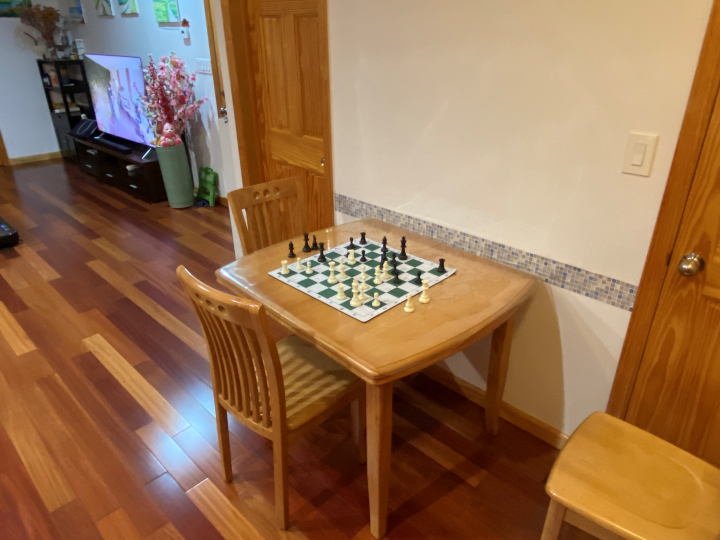
#> input picture Sams_X_corner/Far,corner.png, 1440 x 1080 px (shown at 1/2 size)
$ python RunContourSac.py   (older library calls are emulated)
#> lines starting #> are read from the running program, lines starting #| are printed output that depends on the picture
# coding=utf-8
import os
import cv2
from PIL import Image
import numpy as np
from ChessBoardDetector.Sams_X_corner import Brutesac
from functools import wraps
import time
from scipy.spatial import ConvexHull

@Brutesac.timed
def calculateOnFrame(gray):
  # and return M for chessboard from image
  pts = Brutesac.classifyImage(gray)

  # pts = np.loadtxt('example_pts.txt')
  pts = pts[:,[1,0]] # Switch rows/cols to x/y for plotting on an image

  # Get contours
  contours, hierarchy = getContours(gray, pts)

  # xcorner_map = np.zeros(gray.shape, dtype=np.uint8)
  # for pt in pts:
  #   cv2.circle(xcorner_map, tuple(pt), 5, 1, -1)

  contours, hierarchy = pruneContours(contours, hierarchy, pts)

  return pts, contours


# [111 lines left out: functions simplifyContours, updateCorners, pruneContours, getContours, contourSacChessboard, not called in this run]


@Brutesac.timed
def processFrame(frame, gray):
  pts, contours = calculateOnFrame(gray)

  raw_M, best_quad, best_offset, best_score, best_error_score = contourSacChessboard(pts, contours)
  if raw_M is not None:
    M_homog = Brutesac.refineHomography(pts, raw_M, best_offset)
  else:
    M_homog = None

  # Draw tiles found
  # cv2.drawContours(frame,contours,-1,(0,255,255),2)

  # Draw xcorner points
  for pt in pts:
    cv2.circle(frame, tuple(pt), 3, (0,0,255), -1)


  ideal_grid_pts = np.vstack([np.array([0,0,1,1,0])*8-1, np.array([0,1,1,0,0])*8-1]).T

  if M_homog is not None:
    # Refined via homography of all valid points
    unwarped_ideal_chess_corners_homography = cv2.perspectiveTransform(
        np.expand_dims(ideal_grid_pts.astype(float),0), np.linalg.inv(M_homog))[0,:,:]

    cv2.polylines(frame,
      [unwarped_ideal_chess_corners_homography.astype(np.int32)],
      isClosed=True, thickness=4, color=(0,0,255))

  # [16 lines of commented-out code are left out]
  return frame

  # [14 lines of commented-out code are left out]

# [9 lines left out: function getWarpedChessboard, not called in this run]


def main():
  # [5 lines of commented-out code are left out]
  filename = 'weird.jpg'
  filename = 'Far,corner.png'

  print ("Processing %s" % (filename))
  img = Image.open(filename).resize([600,400])
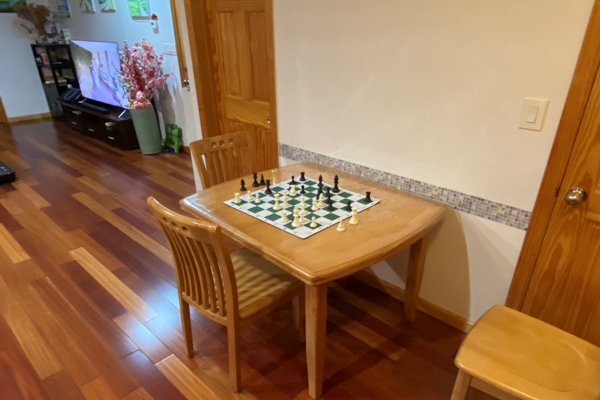
#> img: PIL image 600x400 RGBA; mean R, G, B, A 149.7, 111.9, 79.8, 255
  # img = PIL.Image.open(filename)
  rgb = cv2.cvtColor(np.array(img), cv2.COLOR_RGB2BGR)
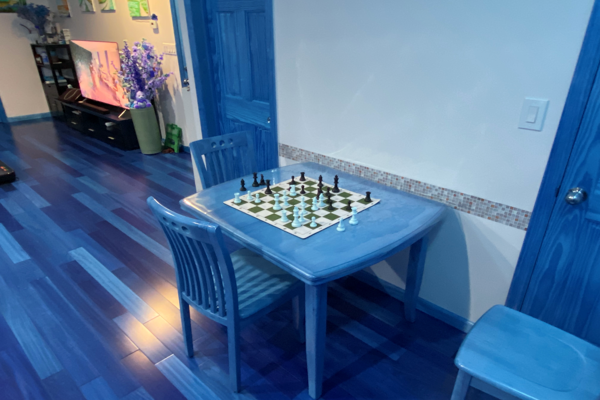
#> rgb: shape (400, 600, 3); mean R, G, B 79.8, 111.9, 149.7
  gray = np.array(img.convert('L'))
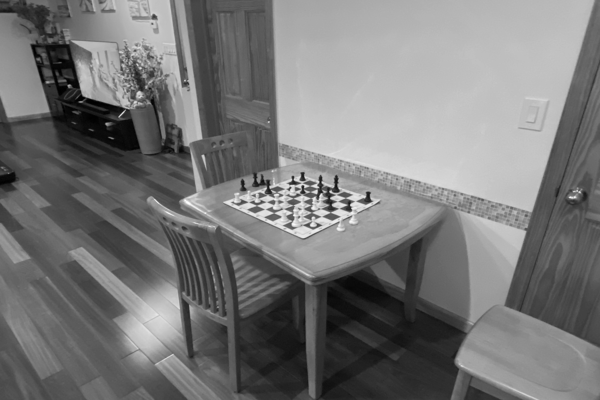
#> gray: shape (400, 600); min 0, max 253, mean 119.5

  ###
  rgb = processFrame(rgb, gray)
  ###

  cv2.imshow('frame',rgb)
  cv2.waitKey()

  print('Finished')


if __name__ == '__main__':
  main()
#> (the call stopped at in calculateOnFrame, `pts = Brutesac.classifyImage(gray)`: ChessBoardDetector is not available in this run)
  # [12 lines of commented-out code are left out]
